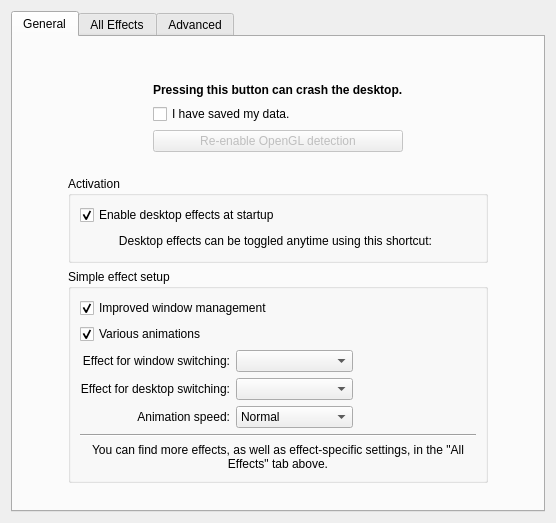
<?xml version="1.0" encoding="UTF-8"?>
<ui version="4.0">
 <class>KWinCompositingConfig</class>
 <widget class="QWidget" name="KWinCompositingConfig">
  <property name="geometry">
   <rect>
    <x>0</x>
    <y>0</y>
    <width>544</width>
    <height>523</height>
   </rect>
  </property>
  <layout class="QVBoxLayout">
   <item>
    <widget class="QTabWidget" name="tabWidget">
     <property name="currentIndex">
      <number>0</number>
     </property>
     <widget class="QWidget" name="tab">
      <attribute name="title">
       <string>General</string>
      </attribute>
      <layout class="QVBoxLayout" name="verticalLayout_2">
       <item>
        <layout class="QHBoxLayout" name="horizontalLayout_4">
         <item>
          <spacer name="horizontalSpacer_9">
           <property name="orientation">
            <enum>Qt::Horizontal</enum>
           </property>
           <property name="sizeHint" stdset="0">
            <size>
             <width>40</width>
             <height>20</height>
            </size>
           </property>
          </spacer>
         </item>
         <item>
          <widget class="KTitleWidget" name="statusTitleWidget">
           <property name="sizePolicy">
            <sizepolicy hsizetype="Preferred" vsizetype="Preferred">
             <horstretch>0</horstretch>
             <verstretch>0</verstretch>
            </sizepolicy>
           </property>
           <property name="minimumSize">
            <size>
             <width>0</width>
             <height>0</height>
            </size>
           </property>
          </widget>
         </item>
         <item>
          <spacer name="horizontalSpacer_8">
           <property name="orientation">
            <enum>Qt::Horizontal</enum>
           </property>
           <property name="sizeHint" stdset="0">
            <size>
             <width>40</width>
             <height>20</height>
            </size>
           </property>
          </spacer>
         </item>
        </layout>
       </item>
       <item>
        <widget class="QWidget" name="rearmGlSupport" native="true">
         <layout class="QGridLayout" name="gridLayout_3">
          <item row="0" column="1" colspan="2">
           <widget class="QLabel" name="label_9">
            <property name="font">
             <font>
              <weight>75</weight>
              <bold>true</bold>
             </font>
            </property>
            <property name="text">
             <string>Pressing this button can crash the desktop.</string>
            </property>
            <property name="alignment">
             <set>Qt::AlignLeading|Qt::AlignLeft|Qt::AlignVCenter</set>
            </property>
           </widget>
          </item>
          <item row="0" column="0" rowspan="3">
           <spacer name="horizontalSpacer_14">
            <property name="orientation">
             <enum>Qt::Horizontal</enum>
            </property>
            <property name="sizeHint" stdset="0">
             <size>
              <width>125</width>
              <height>71</height>
             </size>
            </property>
           </spacer>
          </item>
          <item row="1" column="1" colspan="2">
           <widget class="QCheckBox" name="rearmSafetyCheck">
            <property name="text">
             <string>I have saved my data.</string>
            </property>
           </widget>
          </item>
          <item row="0" column="3" rowspan="3">
           <spacer name="horizontalSpacer_15">
            <property name="orientation">
             <enum>Qt::Horizontal</enum>
            </property>
            <property name="sizeHint" stdset="0">
             <size>
              <width>125</width>
              <height>71</height>
             </size>
            </property>
           </spacer>
          </item>
          <item row="2" column="1" colspan="2">
           <widget class="QPushButton" name="rearmGlSupportButton">
            <property name="enabled">
             <bool>false</bool>
            </property>
            <property name="text">
             <string>Re-enable OpenGL detection</string>
            </property>
           </widget>
          </item>
         </layout>
        </widget>
       </item>
       <item>
        <layout class="QHBoxLayout" name="horizontalLayout_2">
         <property name="spacing">
          <number>0</number>
         </property>
         <item>
          <spacer name="horizontalSpacer_6">
           <property name="orientation">
            <enum>Qt::Horizontal</enum>
           </property>
           <property name="sizeHint" stdset="0">
            <size>
             <width>40</width>
             <height>20</height>
            </size>
           </property>
          </spacer>
         </item>
         <item>
          <widget class="QWidget" name="compositingOptionsContainer" native="true">
           <layout class="QVBoxLayout" name="verticalLayout_3">
            <item>
             <widget class="QGroupBox" name="groupBox_2">
              <property name="title">
               <string>Activation</string>
              </property>
              <property name="flat">
               <bool>true</bool>
              </property>
              <layout class="QVBoxLayout" name="verticalLayout">
               <item>
                <widget class="QCheckBox" name="useCompositing">
                 <property name="text">
                  <string comment="@option:check">Enable desktop effects at startup</string>
                 </property>
                 <property name="checked">
                  <bool>true</bool>
                 </property>
                </widget>
               </item>
               <item>
                <layout class="QHBoxLayout" name="horizontalLayout">
                 <item>
                  <spacer name="horizontalSpacer_5">
                   <property name="orientation">
                    <enum>Qt::Horizontal</enum>
                   </property>
                   <property name="sizeHint" stdset="0">
                    <size>
                     <width>40</width>
                     <height>20</height>
                    </size>
                   </property>
                  </spacer>
                 </item>
                 <item>
                  <widget class="QLabel" name="label_6">
                   <property name="sizePolicy">
                    <sizepolicy hsizetype="MinimumExpanding" vsizetype="Preferred">
                     <horstretch>0</horstretch>
                     <verstretch>0</verstretch>
                    </sizepolicy>
                   </property>
                   <property name="text">
                    <string>Desktop effects can be toggled anytime using this shortcut:</string>
                   </property>
                   <property name="alignment">
                    <set>Qt::AlignRight|Qt::AlignTrailing|Qt::AlignVCenter</set>
                   </property>
                  </widget>
                 </item>
                 <item>
                  <widget class="KKeySequenceWidget" name="toggleEffectsShortcut"/>
                 </item>
                 <item>
                  <spacer name="horizontalSpacer_4">
                   <property name="orientation">
                    <enum>Qt::Horizontal</enum>
                   </property>
                   <property name="sizeHint" stdset="0">
                    <size>
                     <width>40</width>
                     <height>20</height>
                    </size>
                   </property>
                  </spacer>
                 </item>
                </layout>
               </item>
              </layout>
             </widget>
            </item>
            <item>
             <widget class="QGroupBox" name="groupBox">
              <property name="title">
               <string>Simple effect setup</string>
              </property>
              <property name="flat">
               <bool>true</bool>
              </property>
              <layout class="QGridLayout" name="gridLayout">
               <item row="0" column="0" colspan="3">
                <widget class="QCheckBox" name="effectWinManagement">
                 <property name="text">
                  <string>Improved window management</string>
                 </property>
                 <property name="checked">
                  <bool>true</bool>
                 </property>
                </widget>
               </item>
               <item row="1" column="0" colspan="3">
                <widget class="QCheckBox" name="effectAnimations">
                 <property name="text">
                  <string>Various animations</string>
                 </property>
                 <property name="checked">
                  <bool>true</bool>
                 </property>
                </widget>
               </item>
               <item row="2" column="0">
                <widget class="QLabel" name="label_3">
                 <property name="text">
                  <string>Effect for window switching:</string>
                 </property>
                 <property name="alignment">
                  <set>Qt::AlignRight|Qt::AlignTrailing|Qt::AlignVCenter</set>
                 </property>
                 <property name="buddy">
                  <cstring>windowSwitchingCombo</cstring>
                 </property>
                </widget>
               </item>
               <item row="2" column="1">
                <widget class="KComboBox" name="windowSwitchingCombo">
                 <property name="sizePolicy">
                  <sizepolicy hsizetype="Expanding" vsizetype="Fixed">
                   <horstretch>0</horstretch>
                   <verstretch>0</verstretch>
                  </sizepolicy>
                 </property>
                </widget>
               </item>
               <item row="2" column="2">
                <spacer name="horizontalSpacer_3">
                 <property name="orientation">
                  <enum>Qt::Horizontal</enum>
                 </property>
                 <property name="sizeHint" stdset="0">
                  <size>
                   <width>40</width>
                   <height>20</height>
                  </size>
                 </property>
                </spacer>
               </item>
               <item row="3" column="0">
                <widget class="QLabel" name="label_4">
                 <property name="text">
                  <string>Effect for desktop switching:</string>
                 </property>
                 <property name="alignment">
                  <set>Qt::AlignRight|Qt::AlignTrailing|Qt::AlignVCenter</set>
                 </property>
                 <property name="buddy">
                  <cstring>windowSwitchingCombo</cstring>
                 </property>
                </widget>
               </item>
               <item row="3" column="1">
                <widget class="KComboBox" name="desktopSwitchingCombo">
                 <property name="sizePolicy">
                  <sizepolicy hsizetype="Expanding" vsizetype="Fixed">
                   <horstretch>0</horstretch>
                   <verstretch>0</verstretch>
                  </sizepolicy>
                 </property>
                </widget>
               </item>
               <item row="3" column="2">
                <spacer name="horizontalSpacer_2">
                 <property name="orientation">
                  <enum>Qt::Horizontal</enum>
                 </property>
                 <property name="sizeHint" stdset="0">
                  <size>
                   <width>40</width>
                   <height>20</height>
                  </size>
                 </property>
                </spacer>
               </item>
               <item row="4" column="0">
                <widget class="QLabel" name="label_5">
                 <property name="text">
                  <string>Animation speed:</string>
                 </property>
                 <property name="alignment">
                  <set>Qt::AlignRight|Qt::AlignTrailing|Qt::AlignVCenter</set>
                 </property>
                 <property name="buddy">
                  <cstring>animationSpeedCombo</cstring>
                 </property>
                </widget>
               </item>
               <item row="4" column="1">
                <widget class="KComboBox" name="animationSpeedCombo">
                 <property name="sizePolicy">
                  <sizepolicy hsizetype="Expanding" vsizetype="Fixed">
                   <horstretch>0</horstretch>
                   <verstretch>0</verstretch>
                  </sizepolicy>
                 </property>
                 <property name="currentIndex">
                  <number>3</number>
                 </property>
                 <item>
                  <property name="text">
                   <string>Instant</string>
                  </property>
                 </item>
                 <item>
                  <property name="text">
                   <string>Very Fast</string>
                  </property>
                 </item>
                 <item>
                  <property name="text">
                   <string>Fast</string>
                  </property>
                 </item>
                 <item>
                  <property name="text">
                   <string>Normal</string>
                  </property>
                 </item>
                 <item>
                  <property name="text">
                   <string>Slow</string>
                  </property>
                 </item>
                 <item>
                  <property name="text">
                   <string>Very Slow</string>
                  </property>
                 </item>
                 <item>
                  <property name="text">
                   <string>Extremely Slow</string>
                  </property>
                 </item>
                </widget>
               </item>
               <item row="4" column="2">
                <spacer name="horizontalSpacer">
                 <property name="orientation">
                  <enum>Qt::Horizontal</enum>
                 </property>
                 <property name="sizeHint" stdset="0">
                  <size>
                   <width>40</width>
                   <height>20</height>
                  </size>
                 </property>
                </spacer>
               </item>
               <item row="5" column="0" colspan="3">
                <widget class="Line" name="line">
                 <property name="orientation">
                  <enum>Qt::Horizontal</enum>
                 </property>
                </widget>
               </item>
               <item row="6" column="0" colspan="3">
                <widget class="QLabel" name="label">
                 <property name="sizePolicy">
                  <sizepolicy hsizetype="Expanding" vsizetype="Preferred">
                   <horstretch>0</horstretch>
                   <verstretch>0</verstretch>
                  </sizepolicy>
                 </property>
                 <property name="text">
                  <string>You can find more effects, as well as effect-specific settings, in the &quot;All Effects&quot; tab above.</string>
                 </property>
                 <property name="alignment">
                  <set>Qt::AlignCenter</set>
                 </property>
                 <property name="wordWrap">
                  <bool>true</bool>
                 </property>
                </widget>
               </item>
              </layout>
             </widget>
            </item>
           </layout>
          </widget>
         </item>
         <item>
          <spacer name="horizontalSpacer_7">
           <property name="orientation">
            <enum>Qt::Horizontal</enum>
           </property>
           <property name="sizeHint" stdset="0">
            <size>
             <width>40</width>
             <height>20</height>
            </size>
           </property>
          </spacer>
         </item>
        </layout>
       </item>
       <item>
        <spacer>
         <property name="orientation">
          <enum>Qt::Vertical</enum>
         </property>
         <property name="sizeHint" stdset="0">
          <size>
           <width>512</width>
           <height>75</height>
          </size>
         </property>
        </spacer>
       </item>
      </layout>
     </widget>
     <widget class="QWidget" name="tab_2">
      <attribute name="title">
       <string>All Effects</string>
      </attribute>
      <layout class="QVBoxLayout">
       <item>
        <widget class="QLabel" name="label_2">
         <property name="text">
          <string>Hint: To find out or configure how to activate an effect, look at the effect's settings.</string>
         </property>
         <property name="wordWrap">
          <bool>true</bool>
         </property>
        </widget>
       </item>
       <item>
        <widget class="KPluginSelector" name="effectSelector" native="true">
         <property name="sizePolicy">
          <sizepolicy hsizetype="Expanding" vsizetype="Expanding">
           <horstretch>0</horstretch>
           <verstretch>0</verstretch>
          </sizepolicy>
         </property>
         <property name="focusPolicy">
          <enum>Qt::WheelFocus</enum>
         </property>
        </widget>
       </item>
      </layout>
     </widget>
     <widget class="QWidget" name="tab_4">
      <attribute name="title">
       <string>Advanced</string>
      </attribute>
      <layout class="QGridLayout" name="gridLayout_6" rowstretch="1,0,2,0,0,0,10">
       <item row="0" column="2">
        <spacer name="verticalSpacer_2">
         <property name="orientation">
          <enum>Qt::Vertical</enum>
         </property>
         <property name="sizeType">
          <enum>QSizePolicy::Fixed</enum>
         </property>
         <property name="sizeHint" stdset="0">
          <size>
           <width>20</width>
           <height>8</height>
          </size>
         </property>
        </spacer>
       </item>
       <item row="1" column="2">
        <layout class="QGridLayout" name="gridLayout_5">
         <item row="0" column="0">
          <widget class="QLabel" name="label_7">
           <property name="sizePolicy">
            <sizepolicy hsizetype="Preferred" vsizetype="Preferred">
             <horstretch>1</horstretch>
             <verstretch>0</verstretch>
            </sizepolicy>
           </property>
           <property name="text">
            <string>Compositing type:</string>
           </property>
           <property name="alignment">
            <set>Qt::AlignRight|Qt::AlignTrailing|Qt::AlignVCenter</set>
           </property>
           <property name="buddy">
            <cstring>compositingType</cstring>
           </property>
          </widget>
         </item>
         <item row="0" column="1">
          <widget class="KComboBox" name="compositingType">
           <property name="sizePolicy">
            <sizepolicy hsizetype="Preferred" vsizetype="Fixed">
             <horstretch>3</horstretch>
             <verstretch>0</verstretch>
            </sizepolicy>
           </property>
           <item>
            <property name="text">
             <string>OpenGL</string>
            </property>
           </item>
           <item>
            <property name="text">
             <string>XRender</string>
            </property>
           </item>
          </widget>
         </item>
         <item row="1" column="1">
          <widget class="QCheckBox" name="disableChecks">
           <property name="text">
            <string>Disable functionality checks</string>
           </property>
          </widget>
         </item>
        </layout>
       </item>
       <item row="1" column="3">
        <spacer name="horizontalSpacer_13">
         <property name="orientation">
          <enum>Qt::Horizontal</enum>
         </property>
         <property name="sizeHint" stdset="0">
          <size>
           <width>40</width>
           <height>20</height>
          </size>
         </property>
        </spacer>
       </item>
       <item row="4" column="1" colspan="3">
        <widget class="QGroupBox" name="groupBox_3">
         <property name="sizePolicy">
          <sizepolicy hsizetype="MinimumExpanding" vsizetype="Preferred">
           <horstretch>0</horstretch>
           <verstretch>0</verstretch>
          </sizepolicy>
         </property>
         <property name="title">
          <string>General Options</string>
         </property>
         <property name="flat">
          <bool>true</bool>
         </property>
         <layout class="QGridLayout" name="gridLayout_2">
          <item row="0" column="0">
           <widget class="QLabel" name="label_8">
            <property name="sizePolicy">
             <sizepolicy hsizetype="Preferred" vsizetype="Preferred">
              <horstretch>1</horstretch>
              <verstretch>0</verstretch>
             </sizepolicy>
            </property>
            <property name="text">
             <string>Keep window thumbnails:</string>
            </property>
            <property name="alignment">
             <set>Qt::AlignRight|Qt::AlignTrailing|Qt::AlignVCenter</set>
            </property>
            <property name="buddy">
             <cstring>windowThumbnails</cstring>
            </property>
           </widget>
          </item>
          <item row="0" column="1">
           <widget class="KComboBox" name="windowThumbnails">
            <property name="sizePolicy">
             <sizepolicy hsizetype="Preferred" vsizetype="Fixed">
              <horstretch>3</horstretch>
              <verstretch>0</verstretch>
             </sizepolicy>
            </property>
            <item>
             <property name="text">
              <string comment="A window thumbnail requires to have the corresponding window mapped. To have thumbnails at all time, windows are not unmapped. This can break window minimization as it is modelled as unmapping of windows.">Always (Breaks minimization)</string>
             </property>
            </item>
            <item>
             <property name="text">
              <string comment="Windows are not unmapped if the window is somewhere visible on any of the virtual desktops.">Only for Shown Windows</string>
             </property>
            </item>
            <item>
             <property name="text">
              <string comment="Windows are unmapped as they are requested. This can lead to not having updated thumbnials for windows on other desktops.">Never</string>
             </property>
            </item>
           </widget>
          </item>
          <item row="1" column="0">
           <widget class="QLabel" name="scaleMethodLabel">
            <property name="sizePolicy">
             <sizepolicy hsizetype="Preferred" vsizetype="Preferred">
              <horstretch>1</horstretch>
              <verstretch>0</verstretch>
             </sizepolicy>
            </property>
            <property name="text">
             <string>Scale method:</string>
            </property>
            <property name="alignment">
             <set>Qt::AlignRight|Qt::AlignTrailing|Qt::AlignVCenter</set>
            </property>
            <property name="buddy">
             <cstring>xrScaleFilter</cstring>
            </property>
           </widget>
          </item>
          <item row="1" column="1">
           <layout class="QHBoxLayout" name="horizontalLayout_3">
            <property name="spacing">
             <number>0</number>
            </property>
            <item>
             <widget class="QComboBox" name="xrScaleFilter">
              <property name="toolTip">
               <string>&lt;!DOCTYPE HTML PUBLIC &quot;-//W3C//DTD HTML 4.0//EN&quot; &quot;http://www.w3.org/TR/REC-html40/strict.dtd&quot;&gt;
&lt;html&gt;&lt;head&gt;&lt;meta name=&quot;qrichtext&quot; content=&quot;1&quot; /&gt;&lt;style type=&quot;text/css&quot;&gt;
p, li { white-space: pre-wrap; }
&lt;/style&gt;&lt;/head&gt;&lt;body style=&quot; font-family:'Segoe'; font-size:8pt; font-weight:400; font-style:normal;&quot;&gt;
&lt;p style=&quot; margin-top:0px; margin-bottom:0px; margin-left:0px; margin-right:0px; -qt-block-indent:0; text-indent:0px;&quot;&gt;&lt;span style=&quot; font-weight:600;&quot;&gt;Crisp:&lt;/span&gt;&lt;/p&gt;
&lt;p style=&quot; margin-top:0px; margin-bottom:0px; margin-left:0px; margin-right:0px; -qt-block-indent:0; text-indent:0px;&quot;&gt;&lt;span style=&quot; font-style:italic;&quot;&gt;XRenderSetPictureFilter(&amp;quot;fast&amp;quot;)&lt;/span&gt; -  Pretty fast on all GPUs but looks bricky&lt;/p&gt;
&lt;p style=&quot;-qt-paragraph-type:empty; margin-top:0px; margin-bottom:0px; margin-left:0px; margin-right:0px; -qt-block-indent:0; text-indent:0px;&quot;&gt;&lt;/p&gt;
&lt;p style=&quot; margin-top:0px; margin-bottom:0px; margin-left:0px; margin-right:0px; -qt-block-indent:0; text-indent:0px;&quot;&gt;&lt;span style=&quot; font-weight:600;&quot;&gt;Smooth:&lt;/span&gt;&lt;/p&gt;
&lt;p style=&quot; margin-top:0px; margin-bottom:0px; margin-left:0px; margin-right:0px; -qt-block-indent:0; text-indent:0px;&quot;&gt;&lt;span style=&quot; font-style:italic;&quot;&gt;XRenderSetPictureFilter(&amp;quot;good&amp;quot;) &lt;/span&gt;- linear blending.&lt;/p&gt;
&lt;p style=&quot; margin-top:0px; margin-bottom:0px; margin-left:0px; margin-right:0px; -qt-block-indent:0; text-indent:0px;&quot;&gt;Fast enough on newer nvidia GPUs and maybe others but also can be &lt;span style=&quot; text-decoration: underline;&quot;&gt;very&lt;/span&gt; slow, you will have to try it.&lt;/p&gt;&lt;/body&gt;&lt;/html&gt;</string>
              </property>
              <property name="currentIndex">
               <number>0</number>
              </property>
              <item>
               <property name="text">
                <string>Crisp</string>
               </property>
              </item>
              <item>
               <property name="text">
                <string>Smooth (slower)</string>
               </property>
              </item>
             </widget>
            </item>
            <item>
             <widget class="QComboBox" name="glScaleFilter">
              <property name="toolTip">
               <string>&lt;!DOCTYPE HTML PUBLIC &quot;-//W3C//DTD HTML 4.0//EN&quot; &quot;http://www.w3.org/TR/REC-html40/strict.dtd&quot;&gt;
&lt;html&gt;&lt;head&gt;&lt;meta name=&quot;qrichtext&quot; content=&quot;1&quot; /&gt;&lt;style type=&quot;text/css&quot;&gt;
p, li { white-space: pre-wrap; }
&lt;/style&gt;&lt;/head&gt;&lt;body style=&quot; font-family:'Segoe'; font-size:8pt; font-weight:400; font-style:normal;&quot;&gt;
&lt;p style=&quot; margin-top:0px; margin-bottom:0px; margin-left:0px; margin-right:0px; -qt-block-indent:0; text-indent:0px;&quot;&gt;&lt;span style=&quot; font-weight:600;&quot;&gt;Crisp:&lt;/span&gt;&lt;/p&gt;
&lt;p style=&quot; margin-top:0px; margin-bottom:0px; margin-left:0px; margin-right:0px; -qt-block-indent:0; text-indent:0px;&quot;&gt;&lt;span style=&quot; font-style:italic;&quot;&gt;GL_NEAREST&lt;/span&gt; -  (very) fast on all GPUs but looks bricky&lt;/p&gt;
&lt;p style=&quot;-qt-paragraph-type:empty; margin-top:0px; margin-bottom:0px; margin-left:0px; margin-right:0px; -qt-block-indent:0; text-indent:0px;&quot;&gt;&lt;/p&gt;
&lt;p style=&quot; margin-top:0px; margin-bottom:0px; margin-left:0px; margin-right:0px; -qt-block-indent:0; text-indent:0px;&quot;&gt;&lt;span style=&quot; font-weight:600;&quot;&gt;Smooth:&lt;/span&gt;&lt;/p&gt;
&lt;p style=&quot; margin-top:0px; margin-bottom:0px; margin-left:0px; margin-right:0px; -qt-block-indent:0; text-indent:0px;&quot;&gt;&lt;span style=&quot; font-style:italic;&quot;&gt;GL_LINEAR&lt;/span&gt; - fast on most GPUs but a little blurry&lt;/p&gt;
&lt;p style=&quot;-qt-paragraph-type:empty; margin-top:0px; margin-bottom:0px; margin-left:0px; margin-right:0px; -qt-block-indent:0; text-indent:0px;&quot;&gt;&lt;/p&gt;
&lt;p style=&quot; margin-top:0px; margin-bottom:0px; margin-left:0px; margin-right:0px; -qt-block-indent:0; text-indent:0px;&quot;&gt;&lt;span style=&quot; font-weight:600;&quot;&gt;Accurate:&lt;/span&gt;&lt;/p&gt;
&lt;p style=&quot; margin-top:0px; margin-bottom:0px; margin-left:0px; margin-right:0px; -qt-block-indent:0; text-indent:0px;&quot;&gt;Lanczos filter, requires shader support (glsl or arb).&lt;/p&gt;
&lt;p style=&quot; margin-top:0px; margin-bottom:0px; margin-left:0px; margin-right:0px; -qt-block-indent:0; text-indent:0px;&quot;&gt;Might be slow on weaker GPUs and even cause various troubles with broken drivers (from overbrightening to segfaults.)&lt;/p&gt;
&lt;p style=&quot; margin-top:0px; margin-bottom:0px; margin-left:0px; margin-right:0px; -qt-block-indent:0; text-indent:0px;&quot;&gt;Fall back to &amp;quot;Smooth&amp;quot; if you have problems.&lt;/p&gt;&lt;/body&gt;&lt;/html&gt;</string>
              </property>
              <property name="currentIndex">
               <number>1</number>
              </property>
              <item>
               <property name="text">
                <string>Crisp</string>
               </property>
              </item>
              <item>
               <property name="text">
                <string>Smooth</string>
               </property>
              </item>
              <item>
               <property name="text">
                <string>Accurate</string>
               </property>
              </item>
             </widget>
            </item>
           </layout>
          </item>
          <item row="2" column="0" colspan="2">
           <widget class="QCheckBox" name="unredirectFullscreen">
            <property name="text">
             <string>Suspend desktop effects for fullscreen windows</string>
            </property>
           </widget>
          </item>
         </layout>
        </widget>
       </item>
       <item row="0" column="4" rowspan="7">
        <spacer name="horizontalSpacer_11">
         <property name="orientation">
          <enum>Qt::Horizontal</enum>
         </property>
         <property name="sizeHint" stdset="0">
          <size>
           <width>40</width>
           <height>20</height>
          </size>
         </property>
        </spacer>
       </item>
       <item row="0" column="0" rowspan="7">
        <spacer name="horizontalSpacer_10">
         <property name="orientation">
          <enum>Qt::Horizontal</enum>
         </property>
         <property name="sizeHint" stdset="0">
          <size>
           <width>40</width>
           <height>20</height>
          </size>
         </property>
        </spacer>
       </item>
       <item row="5" column="1" colspan="3">
        <widget class="QGroupBox" name="glGroup">
         <property name="sizePolicy">
          <sizepolicy hsizetype="MinimumExpanding" vsizetype="Preferred">
           <horstretch>0</horstretch>
           <verstretch>0</verstretch>
          </sizepolicy>
         </property>
         <property name="title">
          <string>OpenGL Options</string>
         </property>
         <property name="flat">
          <bool>true</bool>
         </property>
         <layout class="QGridLayout" name="gridLayout_4">
          <item row="0" column="0" colspan="2">
           <widget class="QCheckBox" name="glDirect">
            <property name="text">
             <string>Enable direct rendering</string>
            </property>
            <property name="checked">
             <bool>false</bool>
            </property>
           </widget>
          </item>
          <item row="2" column="0" colspan="2">
           <widget class="QCheckBox" name="glVSync">
            <property name="text">
             <string>Use VSync</string>
            </property>
            <property name="checked">
             <bool>false</bool>
            </property>
           </widget>
          </item>
          <item row="1" column="0">
           <widget class="QCheckBox" name="glShaders">
            <property name="toolTip">
             <string>If enabled all rendering will be performed with Shaders written in the OpenGL Shading Language.
On legacy hardware disabling Shaders can improve the performance.</string>
            </property>
            <property name="text">
             <string>Use OpenGL 2 Shaders</string>
            </property>
           </widget>
          </item>
         </layout>
        </widget>
       </item>
       <item row="6" column="2">
        <spacer name="verticalSpacer_3">
         <property name="orientation">
          <enum>Qt::Vertical</enum>
         </property>
         <property name="sizeHint" stdset="0">
          <size>
           <width>20</width>
           <height>40</height>
          </size>
         </property>
        </spacer>
       </item>
       <item row="2" column="2">
        <spacer name="verticalSpacer">
         <property name="orientation">
          <enum>Qt::Vertical</enum>
         </property>
         <property name="sizeHint" stdset="0">
          <size>
           <width>20</width>
           <height>40</height>
          </size>
         </property>
        </spacer>
       </item>
       <item row="1" column="1">
        <spacer name="horizontalSpacer_12">
         <property name="orientation">
          <enum>Qt::Horizontal</enum>
         </property>
         <property name="sizeHint" stdset="0">
          <size>
           <width>40</width>
           <height>20</height>
          </size>
         </property>
        </spacer>
       </item>
      </layout>
     </widget>
    </widget>
   </item>
  </layout>
 </widget>
 <customwidgets>
  <customwidget>
   <class>KKeySequenceWidget</class>
   <extends>QWidget</extends>
   <header>kkeysequencewidget.h</header>
  </customwidget>
  <customwidget>
   <class>KTitleWidget</class>
   <extends>QWidget</extends>
   <header>ktitlewidget.h</header>
  </customwidget>
  <customwidget>
   <class>KComboBox</class>
   <extends>QComboBox</extends>
   <header>kcombobox.h</header>
  </customwidget>
  <customwidget>
   <class>KPluginSelector</class>
   <extends>QWidget</extends>
   <header>kpluginselector.h</header>
   <container>1</container>
  </customwidget>
 </customwidgets>
 <tabstops>
  <tabstop>tabWidget</tabstop>
  <tabstop>useCompositing</tabstop>
  <tabstop>effectWinManagement</tabstop>
  <tabstop>effectAnimations</tabstop>
  <tabstop>windowSwitchingCombo</tabstop>
  <tabstop>desktopSwitchingCombo</tabstop>
  <tabstop>animationSpeedCombo</tabstop>
 </tabstops>
 <resources/>
 <connections>
  <connection>
   <sender>rearmSafetyCheck</sender>
   <signal>toggled(bool)</signal>
   <receiver>rearmGlSupportButton</receiver>
   <slot>setEnabled(bool)</slot>
   <hints>
    <hint type="sourcelabel">
     <x>161</x>
     <y>64</y>
    </hint>
    <hint type="destinationlabel">
     <x>194</x>
     <y>119</y>
    </hint>
   </hints>
  </connection>
 </connections>
</ui>
